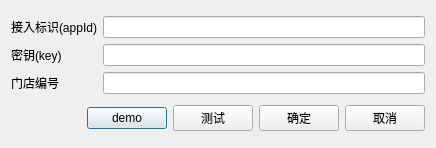
<?xml version="1.0" encoding="UTF-8"?>
<ui version="4.0">
 <class>w_bt_dish_paymode_liantuofu</class>
 <widget class="QDialog" name="w_bt_dish_paymode_liantuofu">
  <property name="geometry">
   <rect>
    <x>0</x>
    <y>0</y>
    <width>436</width>
    <height>148</height>
   </rect>
  </property>
  <property name="windowTitle">
   <string>Dialog</string>
  </property>
  <layout class="QVBoxLayout" name="verticalLayout">
   <item>
    <layout class="QGridLayout" name="gridLayout">
     <item row="0" column="0">
      <widget class="QLabel" name="label">
       <property name="text">
        <string>接入标识(appId)</string>
       </property>
      </widget>
     </item>
     <item row="0" column="1">
      <widget class="QLineEdit" name="lineEdit_appId"/>
     </item>
     <item row="1" column="0">
      <widget class="QLabel" name="label_2">
       <property name="text">
        <string>密钥(key)</string>
       </property>
      </widget>
     </item>
     <item row="1" column="1">
      <widget class="QLineEdit" name="lineEdit_key"/>
     </item>
     <item row="2" column="0">
      <widget class="QLabel" name="label_3">
       <property name="text">
        <string>门店编号</string>
       </property>
      </widget>
     </item>
     <item row="2" column="1">
      <widget class="QLineEdit" name="lineEdit_merchantCode"/>
     </item>
    </layout>
   </item>
   <item>
    <layout class="QHBoxLayout" name="horizontalLayout">
     <item>
      <spacer name="horizontalSpacer">
       <property name="orientation">
        <enum>Qt::Horizontal</enum>
       </property>
       <property name="sizeHint" stdset="0">
        <size>
         <width>40</width>
         <height>20</height>
        </size>
       </property>
      </spacer>
     </item>
     <item>
      <widget class="QPushButton" name="pushButton_demo">
       <property name="text">
        <string>demo</string>
       </property>
      </widget>
     </item>
     <item>
      <widget class="QPushButton" name="pushButton_test">
       <property name="text">
        <string>测试</string>
       </property>
      </widget>
     </item>
     <item>
      <widget class="QPushButton" name="pushButton_ok">
       <property name="text">
        <string>确定</string>
       </property>
      </widget>
     </item>
     <item>
      <widget class="QPushButton" name="pushButton_cancel">
       <property name="text">
        <string>取消</string>
       </property>
      </widget>
     </item>
    </layout>
   </item>
  </layout>
 </widget>
 <resources/>
 <connections/>
</ui>
